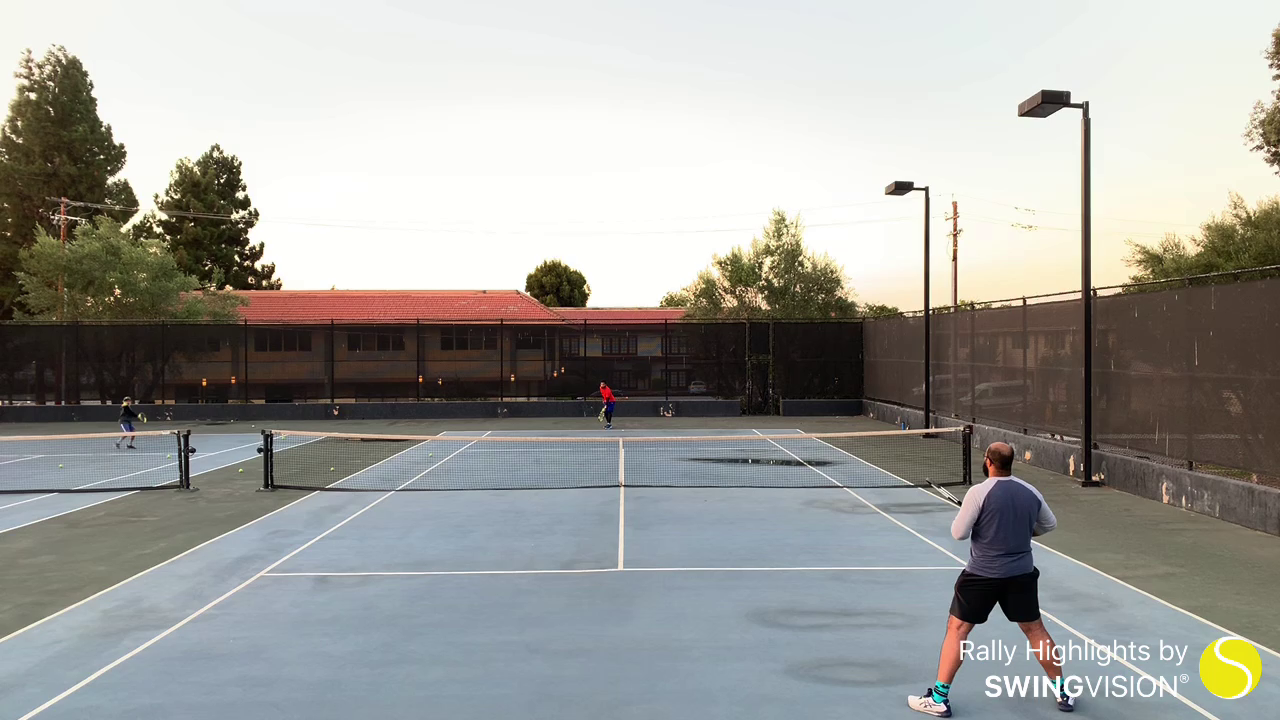
#> input picture hello.png, 1280 x 720 px, given in place of tennis-trimmed.mp4, which was not available
$ python cam-shift.py
#> lines starting #> are read from the running program, lines starting #| are printed output that depends on the picture; after the words box and inside, x2 and y2 are one past the last pixel; in counts of white or black regions, pixels touching at a corner belong together; pictures that were not available may be replaced by others from this repository, and a replacement may not be noted
import imutils
import numpy as np
import cv2

cap = cv2.VideoCapture('./videos/tennis-trimmed.mp4')

# take first frame of the video
ret,frame = cap.read()
#> frame is the input picture: shape (720, 1280, 3); mean B, G, R 154.9, 159, 159.2


def threshold_image(frame, lastGrayFrame, threshold, iterations):
    gray = cv2.cvtColor(frame, cv2.COLOR_BGR2GRAY)
    gaussian_blur = 3
    gray = cv2.GaussianBlur(gray, (gaussian_blur, gaussian_blur), 0)
    frameDelta = cv2.absdiff(lastGrayFrame, gray)
    thresh = cv2.threshold(frameDelta,
                           threshold,  # how big the squares are
                           255,
                           cv2.THRESH_BINARY)[1]
    thresh = cv2.dilate(thresh, None, iterations=iterations)
    return thresh

def click_and_crop(event, x, y, flags, param):
    # grab references to the global variables
    global refPt, cropping
    # if the left mouse button was clicked, record the starting
    # (x, y) coordinates and indicate that cropping is being
    # performed
    if event == cv2.EVENT_LBUTTONDOWN:
        refPt = [(x, y)]
        cropping = True
    # check to see if the left mouse button was released
    elif event == cv2.EVENT_LBUTTONUP:
        # record the ending (x, y) coordinates and indicate that
        # the cropping operation is finished
        refPt.append((x, y))
        cropping = False
        # draw a rectangle around the region of interest
        cv2.rectangle(frame, refPt[0], refPt[1], (0, 255, 0), 1)
        print(refPt[0], refPt[1])
        cv2.imshow("image", frame)


# setup initial location of window
r,h,c,w = 180,70,999,50  # simply hardcoded the values
track_window = (c,r,w,h)

# set up the ROI for tracking
roi = frame[r:r+h, c:c+w]
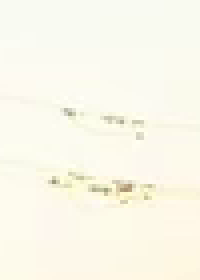
#> roi: shape (70, 50, 3) (shown 4 times larger); mean B, G, R 234.9, 248.6, 250.9
hsv_roi =  cv2.cvtColor(frame, cv2.COLOR_BGR2HSV)
#> hsv_roi: shape (720, 1280, 3); mean H, S, V 54.7, 42.9, 166.7
mask = cv2.inRange(hsv_roi, np.array((0., 60.,32.)), np.array((180.,255.,255.)))
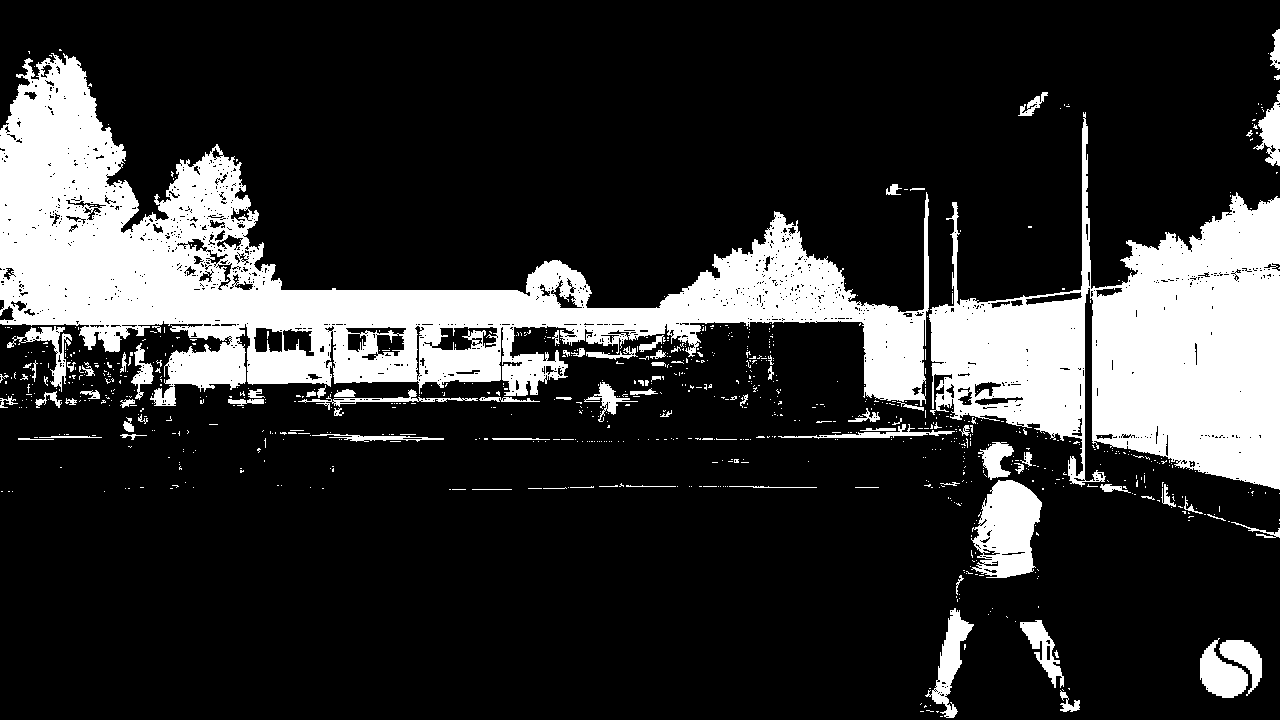
#> mask: shape (720, 1280); 19.8% white; 874 white regions (780 under 20 px), largest, box (x1, y1, x2, y2) and area: (0, 53, 929, 406) 96609, (929, 112, 1280, 490) 62127, (971, 480, 1042, 578) 4717
roi_hist = cv2.calcHist([hsv_roi],[0],mask,[180],[0,180])
#> roi_hist = 180 values, max 31924 at index 11, min 0 at index 41, mean 1012.9
cv2.normalize(roi_hist,roi_hist,0,255,cv2.NORM_MINMAX)
cv2.imshow("roi_hist", roi_hist)

# Setup the termination criteria, either 10 iteration or move by atleast 1 pt
term_crit = ( cv2.TERM_CRITERIA_EPS | cv2.TERM_CRITERIA_COUNT, 10, 1 )


while(1):
    ret ,frame = cap.read()

    if ret == True:
        hsv = cv2.cvtColor(frame, cv2.COLOR_BGR2HSV)
        dst = cv2.calcBackProject([hsv],[0],roi_hist,[0,180],1)
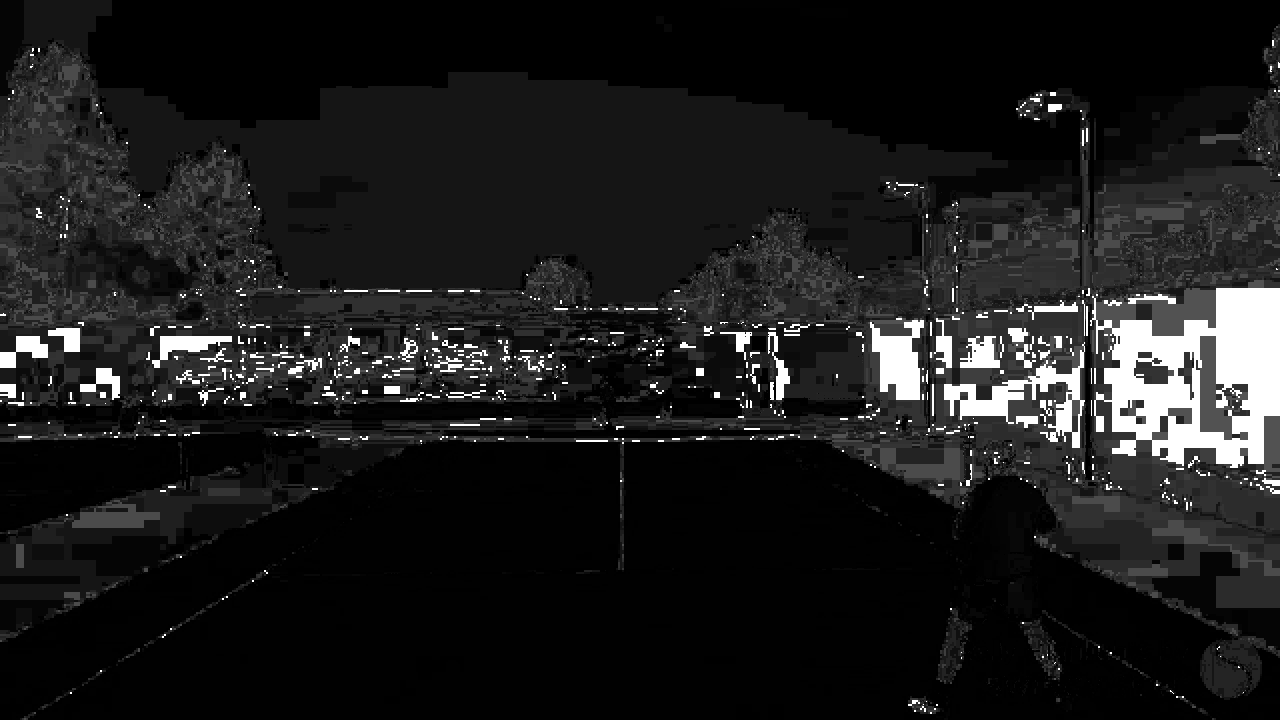
#> dst: shape (720, 1280); min 0, max 255, mean 27.6
        cv2.imshow("dst", dst)
        # apply meanshift to get the new location
        ret, track_window = cv2.meanShift(dst, track_window, term_crit)
#> ret = 10; track_window = (999, 206, 50, 70)

        # Draw it on image
        x,y,w,h = track_window
#> x = 999; y = 206; w = 50; h = 70
        img2 = cv2.rectangle(frame, (x,y), (x+w,y+h), 255,1)
        cv2.imshow('img2',img2)
        cv2.namedWindow("img2")
        cv2.setMouseCallback("img2", click_and_crop)

        k = cv2.waitKey() & 0xff
#> (key Esc is pressed here)
        if k == 27:
            break
        else:
            cv2.imwrite(chr(k)+".jpg",img2)

    else:
        break

cv2.destroyAllWindows()
cap.release()
